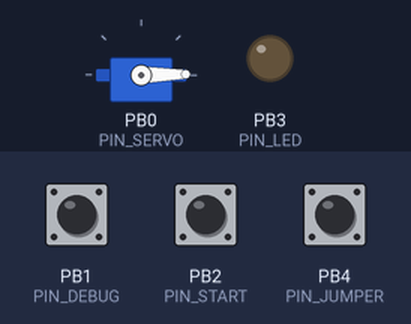
Recording of a program running on a simulated ATtiny85, built with avr-gcc and run on an emulated ATtiny85. On the bench: servo, output pins drawn as LEDs (lit = HIGH). Wiring (inferred from the names in the program): servo: signal PB0. The inputs (shaded band) are chosen by the test bench; at power-on: PB2 (PIN_START) HIGH, PB1 (PIN_DEBUG) HIGH, PB4 (PIN_JUMPER) HIGH. Sleep ends after the set time or at an interrupt; servo pulses on a pin are drawn as a servo (544–2400 µs = 0–180°); pins used as bus, display or sensor lines are not drawn.

Above: at 1.7 s.
1.8 s: PB2 (PIN_START) pulled LOW for 0.15 s
At 2.6 s:
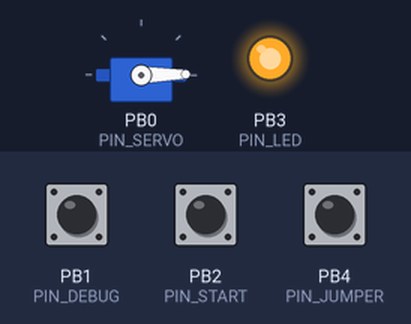
Timing chart, 0 to 4.8 s (numbered marks = the images above; inputs shaded):
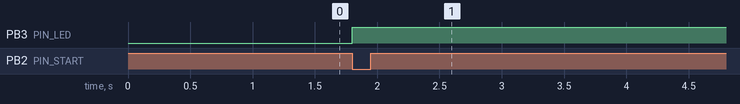

Measured:
- after the input at 1.8 s, PB3 (PIN_LED): LOW → HIGH at once

The program:

main.cpp
```cpp
#include <Arduino.h>
#include <avr/sleep.h>

#define PIN_LED 3    // PB3 (pin 2)
#define PIN_JUMPER 4 // PB4 (pin 3)
#define PIN_SERVO 0  // PB0 (pin 5)
#define PIN_DEBUG 1  // PB1 (pin  6)
#define PIN_START 2  // PB2 (pin 7)

const int initTime[] = {120, 300}; // time in seconds for timeout
const int timeQ = 500;
long time = initTime[0];

volatile bool buttonOn = false;

ISR(PCINT0_vect)
{
    buttonOn = true;
}
void sendServoPulse(int angle)
{
    int pulseWidth = map(angle, 0, 180, 500, 2500); // μs
    digitalWrite(PIN_SERVO, HIGH);
    delayMicroseconds(pulseWidth);
    digitalWrite(PIN_SERVO, LOW);
}

void moveServoTo(int angle)
{
    for (int i = 0; i < 25; i++)
    {
        sendServoPulse(angle);
        delay(20);
    }
}

void kick()
{
    moveServoTo(180);
}

void reset()
{
    moveServoTo(0);
}

void setup()
{
    pinMode(PIN_START, INPUT_PULLUP);
    pinMode(PIN_JUMPER, INPUT_PULLUP);
    pinMode(PIN_DEBUG, INPUT_PULLUP);
    pinMode(PIN_LED, OUTPUT);
    pinMode(PIN_SERVO, OUTPUT);

    // Enable pin change interrupt
    GIMSK |= (1 << PCIE);   // Enable pin change interrupt
    PCMSK |= (1 << PCINT2); // PB2
    sei();                  // global interrupt enable
    reset();                // default position
}

void sleepNow()
{
    set_sleep_mode(SLEEP_MODE_PWR_DOWN);
    sleep_enable();
    cli();
    sleep_bod_disable();
    sei();
    sleep_cpu();
    sleep_disable();
}

void loop()
{
    if (buttonOn)
    {
        buttonOn = false;
        if (!digitalRead(PIN_DEBUG))
        {
            time = 10;
        }
        else
        {
            time = digitalRead(PIN_JUMPER) ? initTime[0] : initTime[1];
        }

        digitalWrite(PIN_LED, HIGH);
        long duration = (long)time * 1000;
        for (long t = duration; t > 0; t -= timeQ)
        {
            delay(timeQ);
            if (buttonOn)
            {
                buttonOn = false;
                t = time * 1000; // reset timer
            }
        }
        kick();
        delay(1000);
        reset();
        delay(1000);
    }
    digitalWrite(PIN_LED, LOW);
    sleepNow();
}
```
